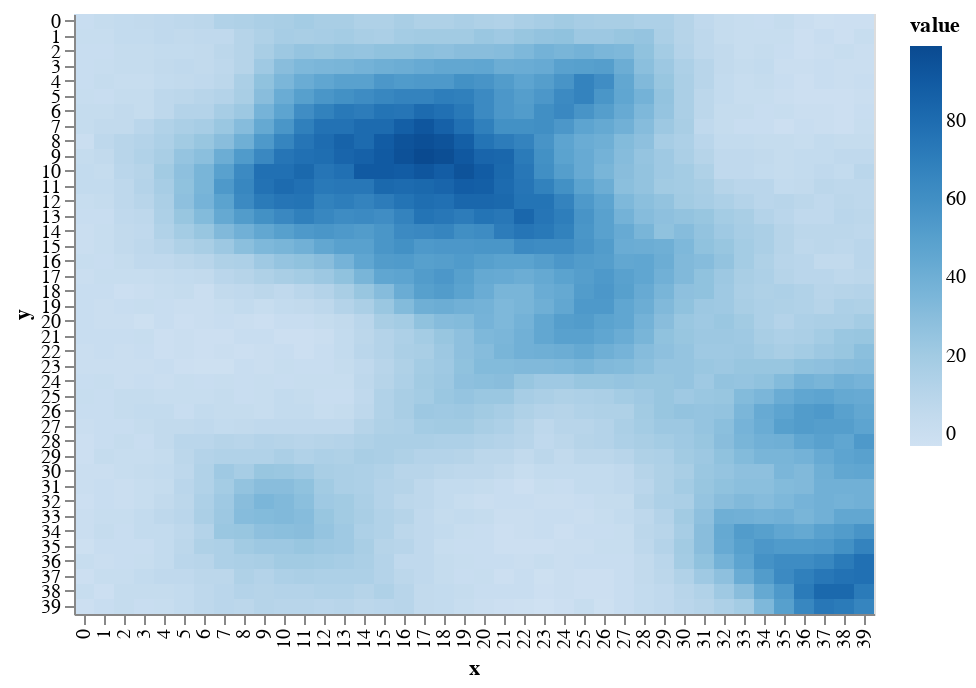

The cell this chart's notebook holds for it:
### Code cell
draw.drawRainFall(world.grid_rainfall)

### Figure 1 — Vega-Lite specification as saved in the notebook (floating-point values rounded to 4 significant figures; data arrays with more than 128 entries replaced by an {"elided": "..."} marker saying what was removed)
{"$schema": "https://vega.github.io/schema/vega-lite/v2.6.0.json", "config": {"view": {"height": 300, "width": 400}}, "data": {"name": "data-b6dd3a312ce81a88ea444ff693d923bb"}, "datasets": {"data-b6dd3a312ce81a88ea444ff693d923bb": {"elided": "1600 records"}}, "encoding": {"color": {"field": "value", "scale": {"scheme": "blues"}, "type": "quantitative"}, "x": {"field": "x", "type": "ordinal"}, "y": {"field": "y", "type": "ordinal"}}, "mark": "rect"}
